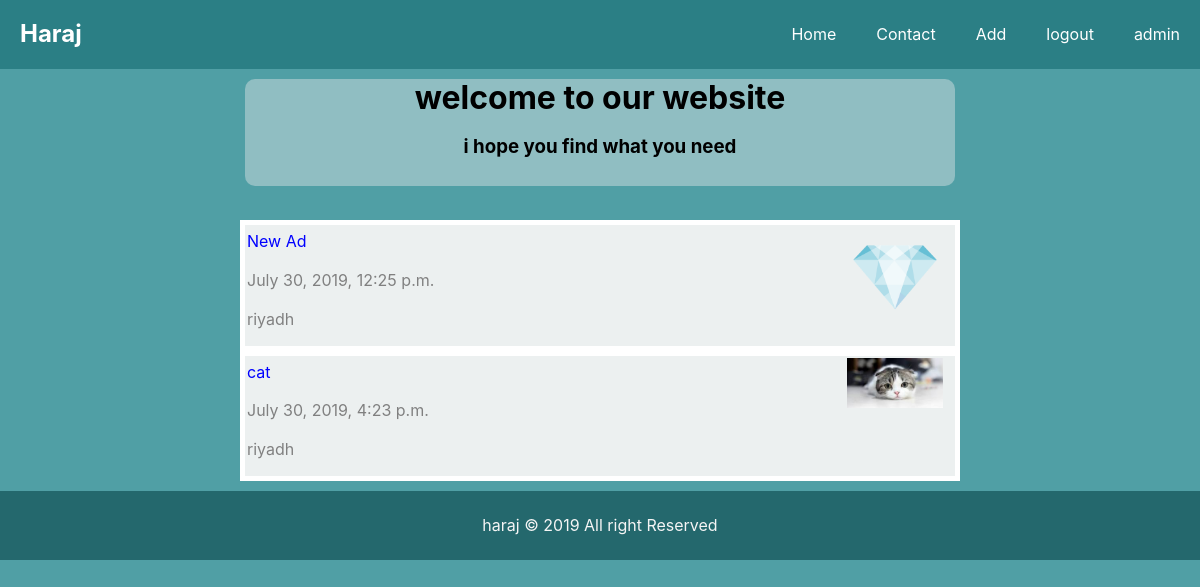
The app's page / (signed in) with its own data.
### haraj_app/models.py (models this page shows)
class Add(models.Model):
    name = models.CharField(max_length=20)
    body = models.TextField()
    date = models.DateTimeField(default=timezone.now)
    picture = models.ImageField(upload_to='haraj_pics', blank = True)
    Phone_number = models.CharField(max_length=10)
    city = models.CharField(max_length=10)

### haraj_app/views.py (the view)
# urls.py: path('', views.index,name='home'),
def index(request):
    adds = Add.objects.all()
    data = {
        'adds': adds
    }
    return render(request, 'index.html',data)

### template/index.html (shortened to what this page needs)
{% extends 'base.html' %}
{% block body %}
<div class="container">
    <div class="text">
        <h1>welcome to our website</h1>
        <h3>i hope you find what you need</h3>
    </div>
    <br>
    {% for i in adds %}
    <div class="index">
        <div class="detail">
            <a id="info" href="{% url 'detalis' i.pk %}">{{i.name}}</a>
            <p id="date">{{i.date}}</p>
            <p>{{i.city}}</p>
        </div>
        <img id="img" src="{{i.picture.url}}" alt="Cover Image" width="100px">
    </div>
    {% endfor %}
</div>
{% endblock %}

### template/base.html (shortened to what this page needs)
<!DOCTYPE html>
{% load static %}
<html lang="en">
<head>
    <link rel="stylesheet" href="{% static 'style.css'%}">
</head>
<body>
    <nav id="navbar">
            <h1><a href="{% url 'home'%}">Haraj</a></h1>
            <ul>
                <li><a href="{% url 'home'%}">Home</a></li>
                <li><a href="{% url 'contact'%}">Contact</a></li>
                {% if user.is_authenticated %}
                <li><a href="{% url 'add'%}">Add</a></li>
                <li><a href="{% url 'logout'%}">logout</a></li>
                {% else %}
                <li><a href="{% url 'register'%}">Register</a></li>
                <li><a href="{% url 'login' %}">Login</a></li>
                {% endif %}
                <li><a href="#">{{user.username}}</a></li>
            </ul>
    </nav>
    {% block body %}
    {% endblock %}
    <footer id="footer">
        <p>haraj &copy; 2019 All right Reserved</p>
    </footer>
</body>
</html>

### static/style.css (style rules this page uses)
* { padding: 0; margin: 0; box-sizing: border-box; }
body { line-height: 1.8rem; background-color: rgb(80, 159, 165); font-family: -apple-system, BlinkMacSystemFont, 'Segoe UI', Roboto, Oxygen, Ubuntu, Cantarell, 'Open Sans', 'Helvetica Neue', sans-serif; }
a { text-decoration: none; color: gray; }
h1,h2,h3 { padding-bottom: 20px; }
p { margin: 10px 0; }
#navbar { background-color:rgb(43, 127, 133); overflow:hidden; }
#navbar h1 { float:left; padding-left:20px; padding-top: 20px; }
#navbar h1 a { color: white; }
#navbar ul { float: right; list-style-type: none; }
#navbar a { color: white; }
#navbar ul li a { color: white; display: block; padding: 20px; }
#navbar ul li { float: left; }
#footer { text-align: center; background-color:rgb(36, 104, 109); color:whitesmoke; padding: 10px; }
.container { margin: 10px auto; width: 60%; height: 60%; }
.index { padding: 2px; border: 5px white solid; color: gray; background-color:#f4f4f4f4; overflow: hidden; }
.detail { float: left; }
#img { float: right; padding-right: 10px; width: 15%; }
#info { color:blue; }
.text { background-color: rgb(144, 190, 194); padding: 5px; margin: 5px; border-radius: 10px; text-align: center; }

### records on screen
Add: name "New Ad", date "July 30, 2019, 12:25 p.m.", city "riyadh", picture (picture)
Add: name "cat", date "July 30, 2019, 4:23 p.m.", city "riyadh", picture (picture)

### other values on screen
{{ user.username }} "admin"
